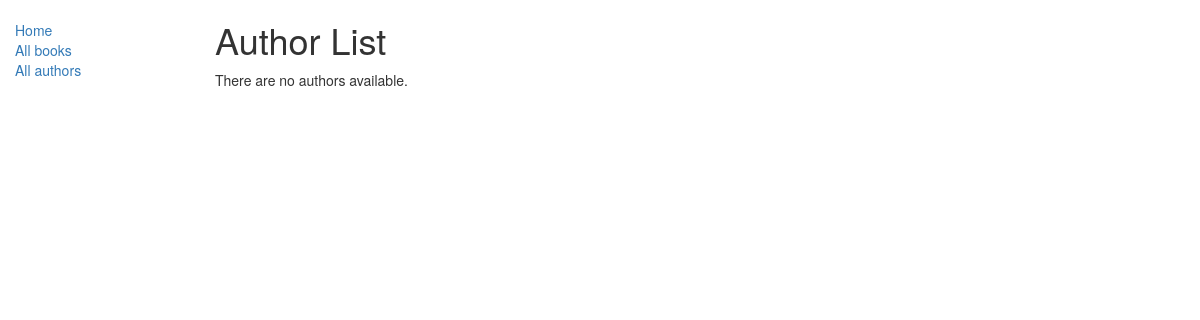
The app's page /catalog/authors/, older data.
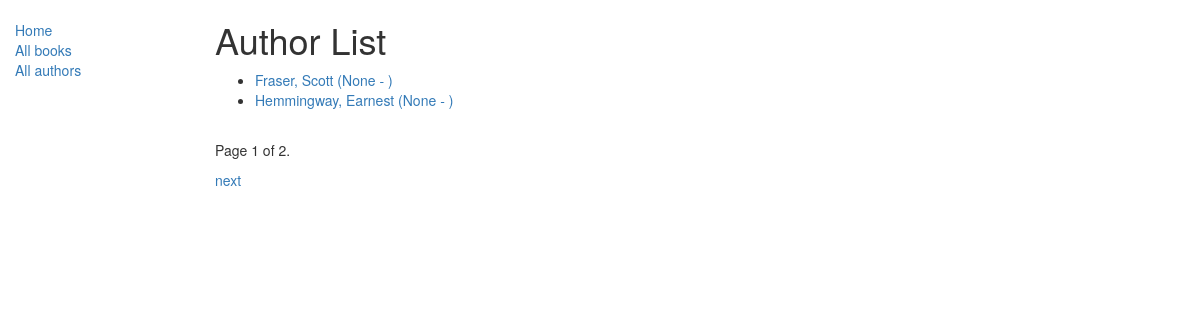
The same page, newer data.
### catalog/models.py (models this page shows)
class Author(models.Model):
    first_name = models.CharField(max_length=100)
    last_name = models.CharField(max_length=100)
    date_of_birth = models.DateField(null=True, blank=True)
    date_of_death = models.DateField('died', null=True, blank=True)
    class Meta:
        ordering = ["last_name","first_name"]
    def get_absolute_url(self):
        return reverse('author-detail', args=[str(self.id)])
    def __str__(self):
        return '{0}, {1}'.format(self.last_name,self.first_name)

### catalog/views.py (the view)
# urls.py: path('authors/', views.AuthorListView.as_view(), name='authors'),
class AuthorListView(generic.ListView):
    model = Author
    paginate_by = 2

### catalog/templates/catalog/author_list.html
{% extends "base_generic.html" %}
{% block content %}
<h1>Author List</h1>
{% if author_list %}
  <ul>
  {% for author in author_list %}
    <li>
      <a href="{{ author.get_absolute_url }}">
      {{ author }} ({{author.date_of_birth}} - {% if author.date_of_death %}{{author.date_of_death}}{% endif %})
      </a>
    </li>
  {% endfor %}
 </ul>
{% else %}
  <p>There are no authors available.</p>
{% endif %}
{% endblock %}

Row changes from the older to the newer data that the page shows:
added Author: last_name+first_name "Fraser, Scott", date_of_birth "None"
added Author: last_name+first_name "Hemmingway, Earnest", date_of_birth "None"
Text that changed along with them:
{{ page_obj.number }}: (not shown) → "1"
{{ page_obj.paginator.num_pages }}: (not shown) → "2"
text no longer shown: "There are no authors available."
text now shown: "Page of . next"
